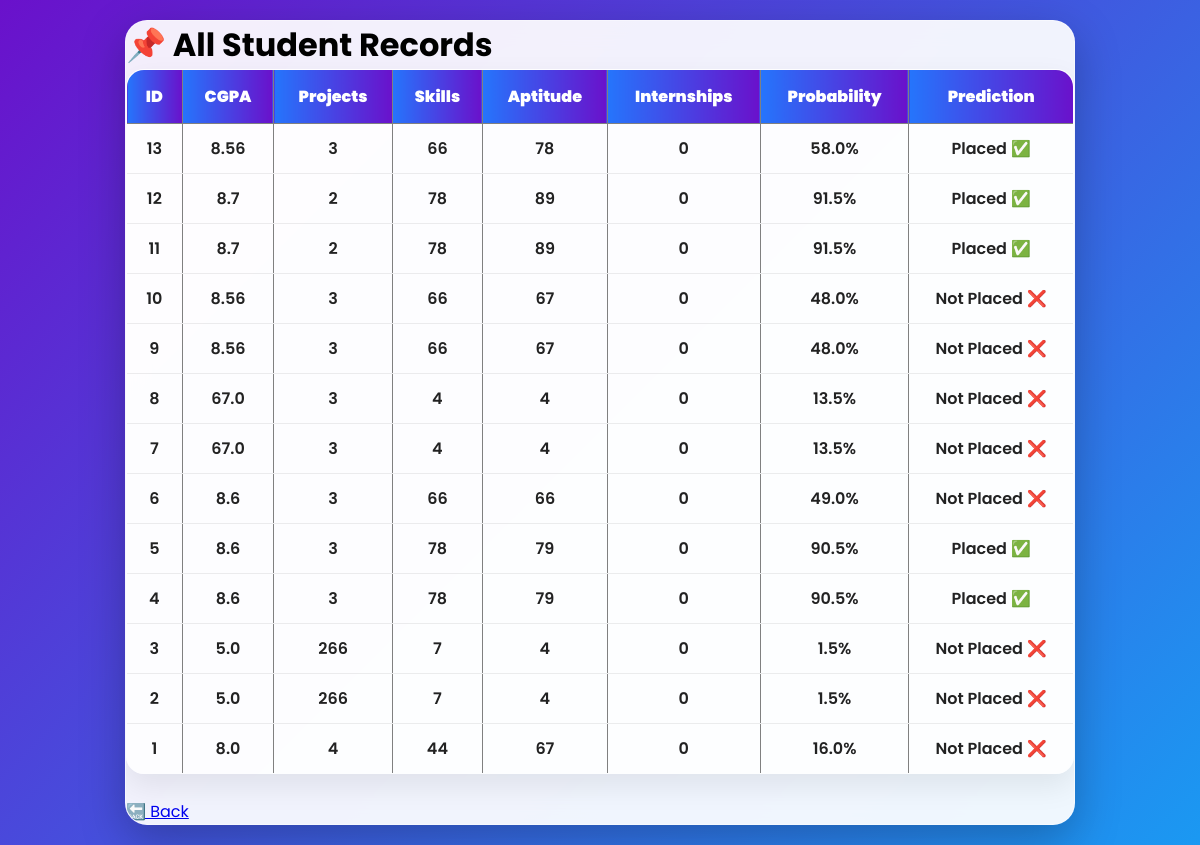
Page /records on the committed database.
### tables this page shows
CREATE TABLE placements (
            id INTEGER PRIMARY KEY AUTOINCREMENT,
            cgpa REAL,
            projects INTEGER,
            skills_score INTEGER,
            aptitude_score INTEGER,
            internships INTEGER,
            probability REAL,
            prediction TEXT
        );

### app.py (the view)
@app.route("/records")
def records():
    conn = sqlite3.connect("database.db")
    cur = conn.cursor()
    cur.execute("SELECT * FROM placements ORDER BY id DESC")
    rows = cur.fetchall()
    conn.close()
    return render_template("records.html", rows=rows)

### templates/records.html (shortened to what this page needs)
<!DOCTYPE html>
<html>
<head>
    <link rel="stylesheet" href="https://cdnjs.cloudflare.com/ajax/libs/font-awesome/6.5.0/css/all.min.css">
    <link rel="stylesheet" href="/static/style.css">
</head>
<body>
<div class="container">
    <h1>📌 All Student Records</h1>
    <table border="1" cellpadding="8">
        <tr>
            <th>ID</th>
            <th>CGPA</th>
            <th>Projects</th>
            <th>Skills</th>
            <th>Aptitude</th>
            <th>Internships</th>
            <th>Probability</th>
            <th>Prediction</th>
        </tr>
        {% for row in rows %}
        <tr>
            <td>{{ row[0] }}</td>
            <td>{{ row[1] }}</td>
            <td>{{ row[2] }}</td>
            <td>{{ row[3] }}</td>
            <td>{{ row[4] }}</td>
            <td>{{ row[5] }}</td>
            <td>{{ (row[6]*100)|round(2) }}%</td>
            <td>{{ row[7] }}</td>
        </tr>
        {% endfor %}
    </table>
    <br>
    <a href="/">🔙 Back</a>
</div>
</body>
</html>

### static/style.css (style rules this page uses)
* { margin:0; padding:0; box-sizing:border-box; font-family:"Poppins", sans-serif; }
body { min-height:100vh; background: linear-gradient(-45deg,#6a11cb,#2575fc,#00c6ff,#6a11cb); background-size: 400% 400%; animation: gradientMove 12s ease infinite; display:flex; justify-content:center; align-items:center; padding:20px; }
.container { width:100%; max-width:950px; background: rgba(255,255,255,0.93); border-radius:22px; overflow:hidden; border: 1px solid rgba(255,255,255,0.35); backdrop-filter: blur(12px); box-shadow:0 15px 45px rgba(0,0,0,0.25); transition: 0.3s ease; animation: pop 0.5s ease; }
table { width:100%; border-collapse:collapse; overflow:hidden; border-radius: 18px; background: rgba(255,255,255,0.9); box-shadow:0 12px 30px rgba(0,0,0,0.08); }
th { background: linear-gradient(90deg,#2575fc,#6a11cb); color:white; font-weight:900; padding:14px; text-align:center; }
td { padding:12px; text-align:center; border-bottom:1px solid rgba(0,0,0,0.07); font-weight:600; color:#222; }

### rows in the picture
placements: id "13", cgpa "8.56", projects "3", skills_score "66", aptitude_score "78", internships "0", (row[6]*100)|round(2) "58.0", prediction "Placed ✅"
placements: id "12", cgpa "8.7", projects "2", skills_score "78", aptitude_score "89", internships "0", (row[6]*100)|round(2) "91.5", prediction "Placed ✅"
placements: id "11", cgpa "8.7", projects "2", skills_score "78", aptitude_score "89", internships "0", (row[6]*100)|round(2) "91.5", prediction "Placed ✅"
placements: id "10", cgpa "8.56", projects "3", skills_score "66", aptitude_score "67", internships "0", (row[6]*100)|round(2) "48.0", prediction "Not Placed ❌"
placements: id "9", cgpa "8.56", projects "3", skills_score "66", aptitude_score "67", internships "0", (row[6]*100)|round(2) "48.0", prediction "Not Placed ❌"
placements: id "8", cgpa "67.0", projects "3", skills_score "4", aptitude_score "4", internships "0", (row[6]*100)|round(2) "13.5", prediction "Not Placed ❌"
placements: id "7", cgpa "67.0", projects "3", skills_score "4", aptitude_score "4", internships "0", (row[6]*100)|round(2) "13.5", prediction "Not Placed ❌"
placements: id "6", cgpa "8.6", projects "3", skills_score "66", aptitude_score "66", internships "0", (row[6]*100)|round(2) "49.0", prediction "Not Placed ❌"
placements: id "5", cgpa "8.6", projects "3", skills_score "78", aptitude_score "79", internships "0", (row[6]*100)|round(2) "90.5", prediction "Placed ✅"
placements: id "4", cgpa "8.6", projects "3", skills_score "78", aptitude_score "79", internships "0", (row[6]*100)|round(2) "90.5", prediction "Placed ✅"
placements: id "3", cgpa "5.0", projects "266", skills_score "7", aptitude_score "4", internships "0", (row[6]*100)|round(2) "1.5", prediction "Not Placed ❌"
placements: id "2", cgpa "5.0", projects "266", skills_score "7", aptitude_score "4", internships "0", (row[6]*100)|round(2) "1.5", prediction "Not Placed ❌"
placements: id "1", cgpa "8.0", projects "4", skills_score "44", aptitude_score "67", internships "0", (row[6]*100)|round(2) "16.0", prediction "Not Placed ❌"
